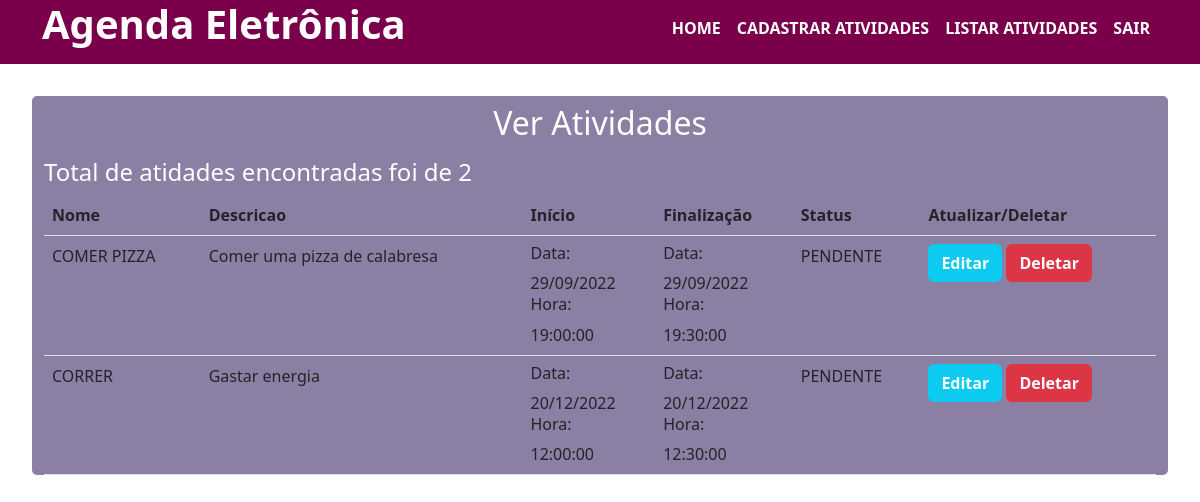
The app's page /admin/ver_atividade.php (signed in) with its own data.
### tables this page shows
CREATE TABLE `atividade` (
  `id` int(11) NOT NULL,
  `nome` varchar(50) NOT NULL,
  `descricao` text DEFAULT NULL,
  `dt_inicio` date NOT NULL,
  `hr_inicio` time NOT NULL,
  `dt_fim` date NOT NULL,
  `hr_fim` time NOT NULL,
  `status` varchar(9) NOT NULL,
  `usuario_id` int(11) NOT NULL
);

### util/funcao.php (called while the page is built, shortened)
<?php
function formatDateFromDb($data){
    $dt = \DateTime::createFromFormat("Y-m-d", $data);
    return $dt->format("d/m/Y");
}

### admin/ver_atividade.php (the view, shortened to what this page needs)
<?php require_once 'components/topo.php';
require_once '../util/funcao.php';
require_once '../db/conexao.php';
?>
        <h2 style="text-align:center">Ver Atividades</h2>
    <?php
   $idusuario = $_SESSION["id"];
    $sql = "SELECT id, nome, descricao, dt_inicio, hr_inicio, dt_fim, hr_fim, status FROM atividade WHERE usuario_id=".$idusuario;
    $resultSet = mysqli_query($conn,$sql);
    $totalResgistros= mysqli_num_rows($resultSet);
    if($totalResgistros >0 ){
    ?>
    <h4>Total de atidades encontradas foi de <?= $totalResgistros; ?></h4>
   <table class="table">
    <thead>
    <tr>
        <th>Nome</th>
        <th>Descricao</th>
        <th>Início</th>
        <th>Finalização</th>
        <th>Status</th>
        <th>Atualizar/Deletar</th>
    </tr>
    </thead>
    <tbody>
    <?php while ($registro = mysqli_fetch_assoc($resultSet)){
        ?>
    <tr>
     <td><?=mb_strtoupper($registro["nome"], "UTF-8") ?> </td>
     <td><?=($registro["descricao"]) ?>  </td>
     <td> <h6>Data:</h6><?=formatDateFromDb($registro["dt_inicio"]) ?> <br>
     <h6>Hora:</h6><?=$registro["hr_inicio"] ?>
    </td>
    <td><h6>Data:</h6><?=formatDateFromDb($registro["dt_fim"]) ?> <br>
    <h6>Hora:</h6><?=$registro["hr_fim"] ?>
    </td>
     <td> <?=$registro["status"] ?>  </td>
     <td >
     <button class="btn btn-info w-40" type="button" ><a href="editar.php?id=<?=$registro["id"]?>" style="text-decoration:none;color:#FFF;font-weight:bold;">Editar</a> </button>
     <button class="btn btn-danger w-40" type="button" ><a href="deletar.php?id=<?=$registro["id"]?>" style="text-decoration:none;color:#FFF;font-weight:bold;" >Deletar</a> </button></td>
    </tr>
    <?php } ?>
    </tbody>
   </table>
   <?php
   }else{
    echo "<h4>Nenhuma movimentação encontrada no banco de dados.</h4>";
   }
   ?>
</section>
    <?php require_once 'components/rodape.php'; ?>

### admin/components/topo.php (style rules this page uses)
#welcome h2 { padding-top :0.5rem; padding-bottom:0.5rem; }

### records on screen
atividade: nome "COMER PIZZA", descricao "Comer uma pizza de calabresa", dt_inicio "29/09/2022", hr_inicio "19:00:00", dt_fim "29/09/2022", hr_fim "19:30:00", status "PENDENTE"
atividade: nome "CORRER", descricao "Gastar energia", dt_inicio "20/12/2022", hr_inicio "12:00:00", dt_fim "20/12/2022", hr_fim "12:30:00", status "PENDENTE"

### other values on screen
$totalResgistros "2"
